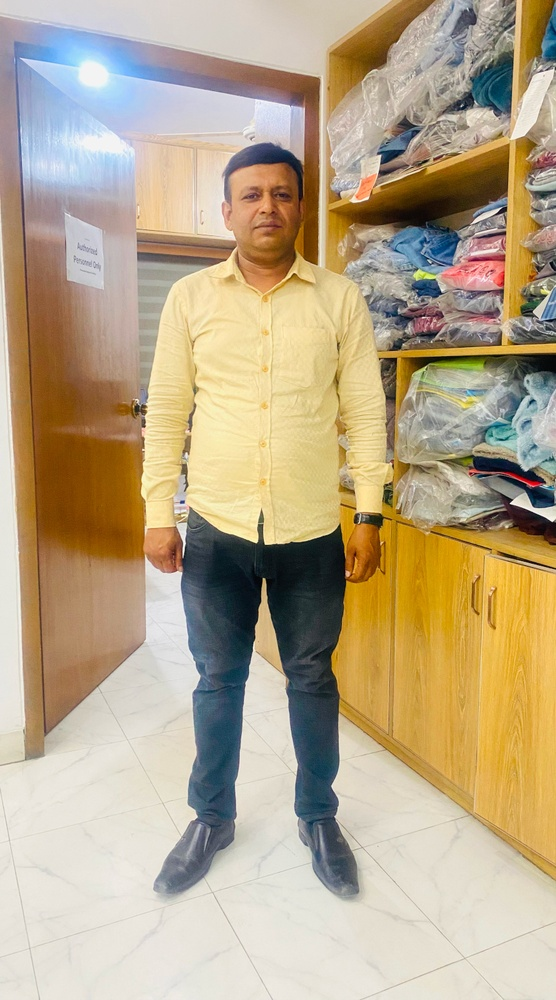
#> input picture images/12.jpg, 556 x 1000 px, shrunk from 860 x 1547 before the run
$ python 'puppet copy.py'   (older library calls are emulated)
#> lines starting #> are read from the running program, lines starting #| are printed output that depends on the picture; after the words box and inside, x2 and y2 are one past the last pixel; in counts of white or black regions, pixels touching at a corner belong together
from __future__ import print_function
import cv2
import numpy as np


def get_displacement_vector(point, img):
    x, y = point
    step_size = 10

    gx, gy = np.gradient(img)

    gx = cv2.Sobel(img, cv2.CV_64F, 1, 0, ksize=5)
    gy = cv2.Sobel(img, cv2.CV_64F, 0, 1, ksize=5)

    # clip indices to ensure they are within bounds of the image
    x_min = int(max(x - step_size, 0))
    x_max = int(min(x + step_size, img.shape[1] - 1))
    y_min = int(max(y - step_size, 0))
    y_max = int(min(y + step_size, img.shape[0] - 1))

    gx = gx[y_min:y_max, x_min:x_max]
    gy = gy[y_min:y_max, x_min:x_max]

    gradient_matrix = np.array([gx.flatten(), gy.flatten()]).T
    hessian_matrix = np.matmul(gradient_matrix.T, gradient_matrix)
    inv_hessian = np.linalg.inv(hessian_matrix)
    return (-1 * np.matmul(inv_hessian, gradient_matrix.T)).T

def update_control_points(ctrl_pts, img):
    for i in range(len(ctrl_pts)):
        point = ctrl_pts[i]
        displacement_vector = get_displacement_vector(point, img)
        ctrl_pts[i] = point + displacement_vector
    return ctrl_pts

img = cv2.imread("images/12.jpg",  cv2.IMREAD_GRAYSCALE)
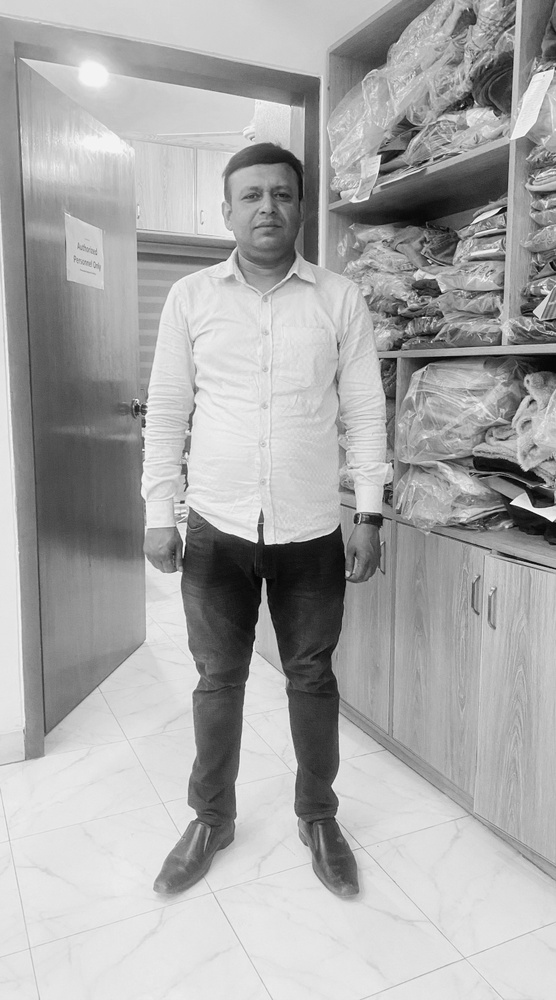
#> img: shape (1000, 556); min 0, max 255, mean 168.8
mask = cv2.imread("images/person.jpg", cv2.IMREAD_GRAYSCALE)
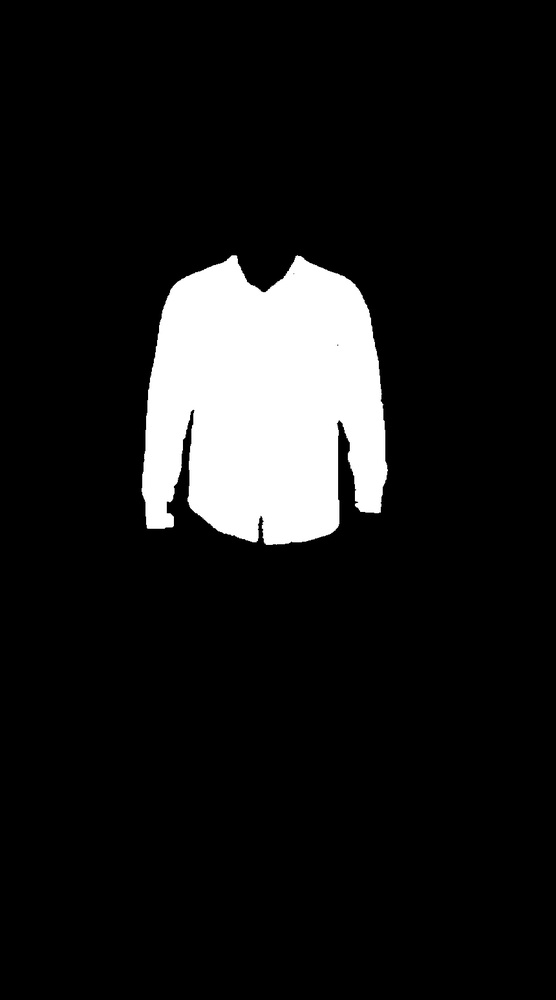
#> input picture images/person.jpg, 556 x 1000 px, shrunk from 860 x 1547 before the run
#> mask is the input picture: shape (1000, 556); min 0, max 255, mean 25.5

# Get the bounding box of nonzero pixels
pts = cv2.findNonZero(mask)
#> pts = contour of 59428 points, box (x1, y1, x2, y2) (136, 248, 392, 552), area 2744
x, y, w, h = cv2.boundingRect(pts)
#> x = 136; y = 248; w = 256; h = 304

# Extract the region of interest from the original image using the bounding box
roi = img[y:y+h, x:x+w]
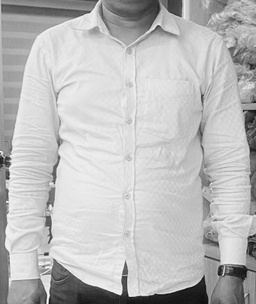
#> roi: shape (304, 256); min 14, max 255, mean 188.5

# Define the control points
num_points = 5
step_x = w / (num_points-1)
#> step_x = 64
step_y = h / (num_points-1)
#> step_y = 76
x_start = x
#> x_start = 136
y_start = y
#> y_start = 248

ctrl_pts = []
for i in range(num_points):
    x = int(x_start + i * step_x)
    for j in range(num_points):
        y = int(y_start + j * step_y)
        ctrl_pts.append([x, y])
#> this loop made 5 passes
#> x on passes 1 to 5: 136, 200, 264, 328, 392
#> after the loop, ctrl_pts = 25 pairs, first value 136 to 392, second value 248 to 552
ctrl_pts = np.array(ctrl_pts, dtype=np.float32)

num_iterations = 10
step_size = 10

for i in range(num_iterations):
    for j, point in enumerate(ctrl_pts):
        ctrl_pts[j] = np.clip(ctrl_pts[j], 0, np.array(img.shape[:2])[::-1] - 1)
#> (the run stopped early here; a loop or call above may not have finished)
